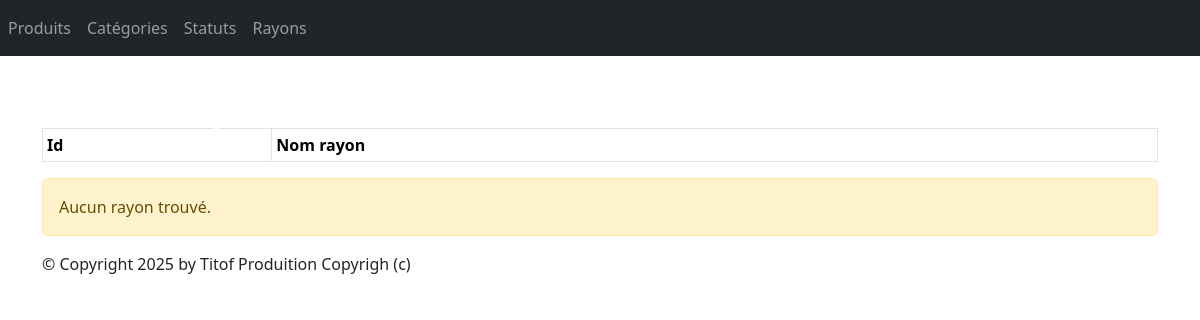
Page /monApp/rayons/ on the earlier database version.
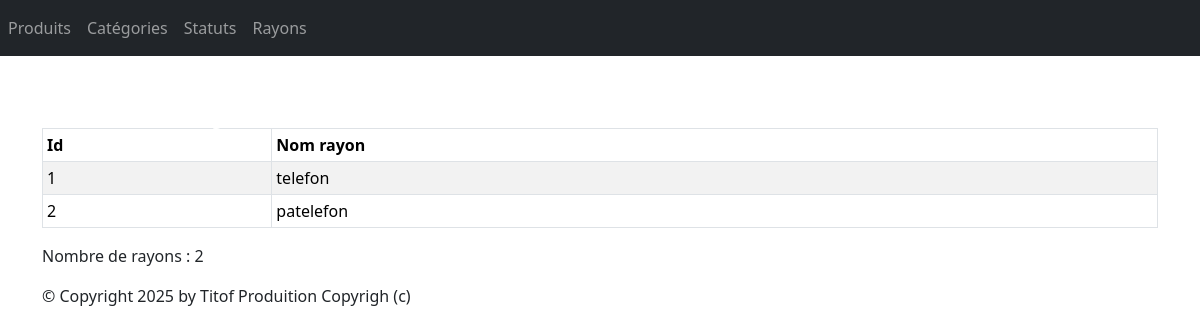
Same page on the later database version.
### monApp/models.py (models this page shows)
class Rayon(models.Model):
    refRay = models.AutoField(primary_key=True)
    nomRay = models.CharField(max_length=100)
    def __str__(self):
        return self.nomRay

### monApp/views.py (the view)
# urls.py: path("rayons/", views.RayonListView.as_view(), name="lst_rayons"),
class RayonListView(ListView):
    model = models_module.Rayon
    template_name = "monApp/list_rayons.html"
    context_object_name = "rayons"
    def get_context_data(self, **kwargs):
        context = super().get_context_data(**kwargs)
        context['titremenu'] = "Liste des rayons"
        return context

### monApp/templates/monApp/list_rayons.html
{% extends 'monApp/base.html' %}
{% block menu %}
<h1 class="mb-0 text-white">Liste des rayons</h1>
{% endblock %}
{% block contenu %}
<table class="table table-striped table-hover table-bordered table-sm">
    <thead class="thead-light">
        <tr>
            <th>Id</th>
            <th>Nom rayon</th>
        </tr>
    </thead>
    <tbody>
    {% for r in rayons %}
        <tr>
            <td>{{ r.pk }}</td>
            <td>
                {% if r.nomRayon %}{{ r.nomRayon }}
                {% elif r.nom %}{{ r.nom }}
                {% else %}{{ r }}{% endif %}
            </td>
        </tr>
    {% endfor %}
    </tbody>
</table>
{% if not rayons %}
    <div class="alert alert-warning">Aucun rayon trouvé.</div>
{% else %}
    <p>Nombre de rayons : {{ rayons|length }}</p>
{% endif %}
{% endblock %}

### monApp/templates/monApp/base.html (shortened to what this page needs)
<!doctype html>
{% load static %}
<html lang="fr">
    <head>
        {% block styles %}
            <link rel="stylesheet" href="{% static 'styles.css' %}" />
            {% load bootstrap5 %}
            {% bootstrap_css %}
        {% endblock %}
    </head>
    <body>
        {% block nav %}
            <nav class="navbar navbar-expand-md navbar-dark bg-dark mb-4">
    <div class="collapse navbar-collapse" id="navbarNav">
        <ul class="navbar-nav ml-auto">
            <li class="nav-item">
                <a class="nav-link" href="{% url 'lst_prdts' %}">Produits</a>
            </li>
            <li class="nav-item">
                <a class="nav-link" href="{% url 'lst_cats' %}">Catégories</a>
            </li>
            <li class="nav-item">
                <a class="nav-link" href="{% url 'lst_stats' %}">Statuts</a>
            </li>
            <li class="nav-item">
                <a class="nav-link" href="{% url 'lst_rayons' %}">Rayons</a>
            </li>
        </ul>
    </div>
</nav>
{% block menu %}{% endblock %}
        {% endblock %}
        <main role="main" class="container top-pushed">
            <div class="jumbotron">
                {% block contenu %}
                {% endblock %}
            </div>
        </main>
        <footer class="footer">
            <div class="container">
                <p>&copy; Copyright {% now "Y" %} by Titof Produition Copyrigh (c)</p>
            </div>
        </footer>
    </body>
</html>

### static/styles.css (style rules this page uses)
h1 { color: red }

Differences in the rows shown:
added Rayon: pk "1", nomRay "telefon"
added Rayon: pk "2", nomRay "patelefon"
Other differences:
{{ rayons|length }}: (not shown) → "2"
text no longer shown: "Aucun rayon trouvé."
text now shown: "Nombre de rayons :"
